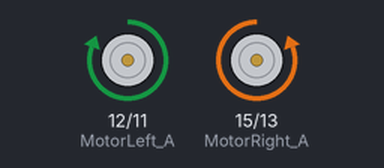
Bench run of a program on a simulated Raspberry Pi (header pin numbers). Shown: motor-driver pin pairs drawn as motors (green arrow = first pin HIGH = forward, orange = second pin HIGH = backward, longer = more drive, scaled by the enable pin). At 4.0 s the program stops and its outputs stay as they are.

Above: at 0.1 s.
At 2.1 s:
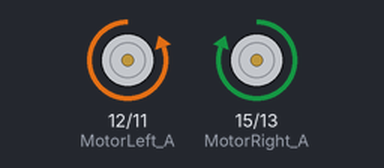
At 4.1 s:
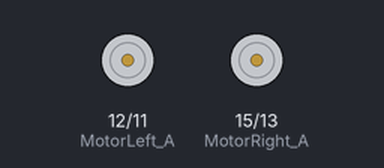
Timing chart, 0 to 5.5 s (numbered marks = the images above):
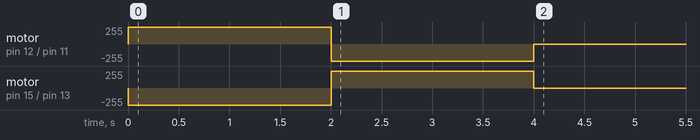

The program:

movement.py
```python
######################################################################
### Date: 2017/11/8
### file name: movement.py
### Purpose: This code has been generated for define
###          going forward and backward.
######################################################################

# import GPIO library
import RPi.GPIO as GPIO

# import needed library
import time
import ultrasonicSensor as ultra

# set GPIO warnings as false
GPIO.setwarnings(False)

# set up GPIO mode as BOARD
GPIO.setmode(GPIO.BOARD)

# =======================================================================
# declare the pins of 12, 11, 35 in the Raspberry Pi
# as the left motor control pins in order to control left motor
# left motor needs three pins to be controlled
# =======================================================================
MotorLeft_A = 12
MotorLeft_B = 11
MotorLeft_PWM = 35

# =======================================================================
# declare the pins of 15, 13, 37 in the Raspberry Pi
# as the right motor control pins in order to control right motor
# right motor needs three pins to be controlled
# =======================================================================
MotorRight_A = 15
MotorRight_B = 13
MotorRight_PWM = 37

# =======================================================================
# set direction
# =======================================================================

left_forward = True
left_backward = False
right_forward = False
right_backward = True


# ===========================================================================
# Control the DC motor to make it rotate clockwise, so the car will
# move forward.
# if you have different direction, you need to change HIGH to LOW
# or LOW to HIGH,in MotorLeft_A
# and LOW to HIGH or HIGH to LOW in MotorLeft_B
# if you have different direction, you need to change HIGH to LOW
# or LOW to HIGH in MotorLeft_A
# and LOW to HIGH or HIGH to LOW in MotorLeft_B
# ===========================================================================
def left_motor_direction(direction):
    if direction:
        GPIO.output(MotorLeft_A, GPIO.HIGH)
        GPIO.output(MotorLeft_B, GPIO.LOW)
    elif direction == 0:
        GPIO.output(MotorLeft_A, GPIO.LOW)
        GPIO.output(MotorLeft_B, GPIO.HIGH)
    else:
        print('Config Error')


# ===========================================================================
# Control the DC motor to make it rotate clockwise, so the car will
# move forward.
# if you have different direction, you need to change HIGH to LOW
# or LOW to HIGH,in MotorRight_A
# and LOW to HIGH or HIGH to LOW in MotorRight_B
# if you have different direction, you need to change HIGH to LOW
# or LOW to HIGH in MotorRight_A
# and LOW to HIGH or HIGH to LOW in MotorRight_B
# ===========================================================================
def right_motor_direction(direction):
    if direction:
        GPIO.output(MotorRight_A, GPIO.HIGH)
        GPIO.output(MotorRight_B, GPIO.LOW)
    elif direction == 0:
        GPIO.output(MotorRight_A, GPIO.LOW)
        GPIO.output(MotorRight_B, GPIO.HIGH)
    else:
        print('Config Error')


# =======================================================================
# because the connections between motors (left motor) and Raspberry Pi has been
# established, the GPIO pins of Raspberry Pi
# such as MotorLeft_A, MotorLeft_B, and MotorLeft_PWM
# should be clearly declared whether their roles of pins
# are output pin or input pin
# =======================================================================

GPIO.setup(MotorLeft_A, GPIO.OUT)
GPIO.setup(MotorLeft_B, GPIO.OUT)
GPIO.setup(MotorLeft_PWM, GPIO.OUT)

# =======================================================================
# because the connections between motors (right motor) and Raspberry Pi has been
# established, the GPIO pins of Raspberry Pi
# such as MotorLeft_A, MotorLeft_B, and MotorLeft_PWM
# should be clearly declared whether their roles of pins
# are output pin or input pin
# =======================================================================

GPIO.setup(MotorRight_A, GPIO.OUT)
GPIO.setup(MotorRight_B, GPIO.OUT)
GPIO.setup(MotorRight_PWM, GPIO.OUT)

# =======================================================================
# create left pwm object to control the speed of left motor
# =======================================================================
LeftPwm = GPIO.PWM(MotorLeft_PWM, 100)

# =======================================================================
# create right pwm object to control the speed of right motor
# =======================================================================
RightPwm = GPIO.PWM(MotorRight_PWM, 100)


# =======================================================================
#  go_forward_infinite method has been generated for the three-wheeled moving
#  object to go forward without any limitation of running_time
# =======================================================================

dis = 15  # because of getDistance method(to break go_forward_infinite loop)


def go_forward_infinite(speed):
    left_motor_direction(left_forward)
    GPIO.output(MotorLeft_PWM, GPIO.HIGH)
    right_motor_direction(right_forward)
    GPIO.output(MotorRight_PWM, GPIO.HIGH)
    # to avoid collision between go_forward_any method and turn method, insert a infinite loop
    while 1:
        distance = ultra.measureDistance()
        if distance < dis:
            stop()
            break
        LeftPwm.ChangeDutyCycle(speed)
        RightPwm.ChangeDutyCycle(speed)


# =======================================================================
#  go_backward_infinite method has been generated for the three-wheeled moving
#  object to go backward without any limitation of running_time
# =======================================================================
def go_backward_infinite(speed):
    left_motor_direction(left_backward)
    GPIO.output(MotorLeft_PWM, GPIO.HIGH)
    right_motor_direction(right_backward)
    GPIO.output(MotorRight_PWM, GPIO.HIGH)
    # reason is as same as go_forward_any loop
    while 1:
        LeftPwm.ChangeDutyCycle(speed)
        RightPwm.ChangeDutyCycle(speed)


# =======================================================================
#  go_forward method has been generated for the three-wheeled moving
#  object to go forward with the limitation of running_time
# =======================================================================

def go_forward(speed, running_time):
    left_motor_direction(left_forward)
    GPIO.output(MotorLeft_PWM, GPIO.HIGH)
    right_motor_direction(right_forward)
    GPIO.output(MotorRight_PWM, GPIO.HIGH)
    LeftPwm.ChangeDutyCycle(speed)
    RightPwm.ChangeDutyCycle(speed)
    time.sleep(running_time)


# =======================================================================
#  go_backward method has been generated for the three-wheeled moving
#  object to go backward with the limitation of running_time
# =======================================================================

def go_backward(speed, running_time):
    left_motor_direction(left_backward)
    GPIO.output(MotorLeft_PWM, GPIO.HIGH)
    right_motor_direction(right_backward)
    GPIO.output(MotorRight_PWM, GPIO.HIGH)
    LeftPwm.ChangeDutyCycle(speed)
    RightPwm.ChangeDutyCycle(speed)
    time.sleep(running_time)


# =======================================================================
# define the stop module
# =======================================================================
def stop():
    # the speed of left motor will be set as LOW
    GPIO.output(MotorLeft_PWM, GPIO.LOW)
    # the speed of right motor will be set as LOW
    GPIO.output(MotorRight_PWM, GPIO.LOW)
    # left motor will be stopped with function of ChangeDutyCycle(0)
    LeftPwm.ChangeDutyCycle(0)
    # left motor will be stopped with function of ChangeDutyCycle(0)
    RightPwm.ChangeDutyCycle(0)


# =======================================================================
# setup and initialize the left motor and right motor
# =======================================================================
def pwm_setup():
    LeftPwm.start(0)
    RightPwm.start(0)


# =======================================================================
# stop the car and cleanup gpio
# =======================================================================
def pwm_low():
    GPIO.output(MotorLeft_PWM, GPIO.LOW)
    GPIO.output(MotorRight_PWM, GPIO.LOW)
    LeftPwm.ChangeDutyCycle(0)
    RightPwm.ChangeDutyCycle(0)
    GPIO.cleanup()


# =======================================================================
# test code
# =======================================================================
if __name__ == "__main__":
    try:
        go_forward(60, 2)
        go_backward(60, 2)
        stop()
    except KeyboardInterrupt:
        stop()
```

ultrasonicSensor.py
```python
######################################################################
### Date: 2017/11/8
### file name: ultrasonicSensor.py
### Purpose: this code has generated for the return
###         the distance between the moving object and obstacle
###         ultra sensor
######################################################################

import RPi.GPIO as GPIO  # import GPIO library
import time # import needed library

GPIO.setmode(GPIO.BOARD)

trig = 33
echo = 31

# ultrasonic sensor setting
GPIO.setup(trig, GPIO.OUT)
GPIO.setup(echo, GPIO.IN)


# get distance using ultra wave sensor
def measureDistance():
    GPIO.output(trig, False)
    time.sleep(0.1)  # modified to 0.1 for detailed measurement
    GPIO.output(trig, True)
    time.sleep(0.00001)
    GPIO.output(trig, False)
    pulse_start = 0
    pulse_end = 0
    while GPIO.input(echo) == 0:
        pulse_start = time.time()
    while GPIO.input(echo) == 1:
        pulse_end = time.time()
    pulse_duration = pulse_end - pulse_start
    distance = pulse_duration * 17000
    distance = round(distance, 2)
    return distance
```
